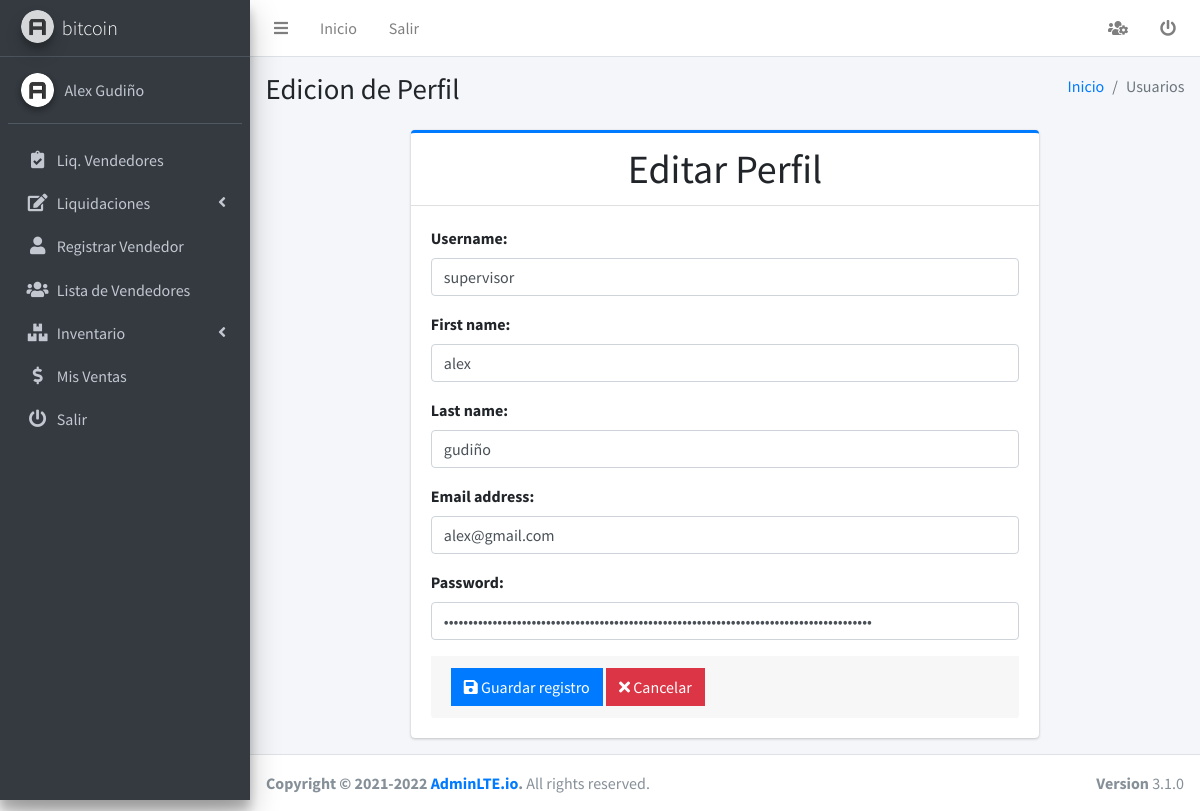
/perfil/update (signed in), run on the app's committed database.
### usuario/models.py (models this page shows, shortened)
class User(AbstractUser):
    token = models.UUIDField(primary_key=False, editable=False,null=True, blank=True) # token que se crear cuando se reseta la contraseña
    class Meta:
        permissions = (
            ('add_seller', 'can add seller'),
            ('change_seller', 'can change seller'),
            ('del_seller', 'can delete seller'),
            ('view_seller', 'can view seller'),
            ('add_supervisor', 'can add supervisor'),
            ('change_supervisor', 'can change supervisor'),
            ('del_supervisor', 'can delete supervisor'),
            ('view_supervisor', 'can view supervisor'),
            )

class Profile(models.Model):
    GENRE_CHOICES = (
        ('m', 'Masculino'),
        ('f', 'Feminino'),
    )
    user = models.OneToOneField(User, on_delete=models.CASCADE, related_name='user_profile')
    distributor = models.ForeignKey(Distribuidora,on_delete=models.CASCADE, related_name='distributor')
    genre = models.CharField(max_length=1, choices=GENRE_CHOICES,blank = True, null=True, verbose_name="Genero")
    avatar = models.ImageField(upload_to='profiles',blank = True, null=True, verbose_name='Imagen de Perfil')
    phone_regex = RegexValidator(
        regex=r'^\+?1?\d{9,10}$', message="El número de teléfono debe ingresarse en el formato: '0999999999'. Se permiten hasta 10 dígitos.")
    phone = models.CharField(
        validators=[phone_regex],
        max_length=10,
        blank = True, null=True,
        verbose_name='Numero de Telefono')  # validators should be a list
    created = models.DateTimeField(auto_now_add=True)
    updated = models.DateTimeField(auto_now=True)
    def get_image(self):
        if self.avatar:
            return '{}{}'.format(MEDIA_URL, self.avatar)
        return '{}{}'.format(MEDIA_URL, 'empty.png')

class Distribuidora(models.Model):
    nombre = models.CharField(max_length=50)
    class Meta:
        db_table = 'distribuidora'
        verbose_name = 'distribuidora'
        verbose_name_plural = 'distribuidoras'
    def __str__(self):
        return self.nombre

### usuario/views.py (the view, shortened to what this page needs)
# urls.py: path('perfil/update', ProfileUpdateView.as_view(), name='editar_perfil'),
class ProfileUpdateView(LoginRequiredMixin, UpdateView):
    model = User
    form_class = ProfileUpdateForm
    template_name = 'usuario/editar_perfil.html'
    success_url = reverse_lazy('user:perfil')
    def dispatch(self, request, *args, **kwargs):
        self.object = self.get_object()
        return super().dispatch(request, *args, **kwargs)
    def get_object(self, queryset=None):
        return self.request.user
    def get_context_data(self, **kwargs):
        context = super().get_context_data(**kwargs)
        context['title'] = 'Edicion de Perfil'
        context['titleForm'] = 'Editar Perfil'
        context['entity'] = 'Usuarios'
        context['list_url'] = self.success_url
        context['action'] = 'edit'
        return context

### usuario/templates/usuario/editar_perfil.html
{% extends 'home/form.html' %}

### home/templates/home/form.html (shortened to what this page needs)
{% extends "home/base.html" %}
{% load static %}
{% block contenedor %}
<div class="row justify-content-md-center justify-content-center">
    <div class="col-10 col-md-8 col-sm-6">
        <div class="card card-outline card-primary">
            <div class="card-header text-center">
                <a href="#" class="h1">{{titleForm}}</a>
            </div>
            <div class="card-body">
                <form method="post" action="." enctype="multipart/form-data">
                    {% for field in form.visible_fields %}
                    <div class="form-group">
                        <label for="email">{{ field.label }}:</label>
                        {{ field }}
                    </div>
                    {% endfor %}
                    <div class="card-footer">
                        <button type="submit" class="btn btn-primary btn-flat">
                            <i class="fas fa-save"></i> Guardar registro
                        </button>
                        <a href="{{ list_url }}" class="btn btn-danger btn-flat">
                            <i class="fas fa-times"></i> Cancelar
                        </a>
                    </div>
                </form>
            </div>
        </div>
    </div>
</div>
{% endblock %}

### home/templates/home/sidebar.html (shortened to what this page needs)
{% load static %}
<aside class="main-sidebar sidebar-dark-primary elevation-4">
    <a href="{% url 'home:dashboard' %}" class="brand-link">
        <img src="{% static 'dist/img/AdminLTELogo.png' %}" alt="AdminLTE Logo"
            class="brand-image img-circle elevation-3" style="opacity: .8">
        <span class="brand-text font-weight-light">{{ user.user_profile.distributor }}</span>
    </a>
    <div class="sidebar">
        <div class="user-panel mt-3 pb-3 mb-3 d-flex">
            <div class="image">
                <img src="{{ user.user_profile.get_image }}" class="img-circle elevation-2" alt="User Image">
            </div>
            <div class="info">
                <a href="{% url 'user:perfil' %}" class="d-block">{{ user.first_name|title }} {{ user.last_name|title }} </a>
            </div>
        </div>
        <nav class="mt-2">
            <ul class="nav nav-pills nav-sidebar flex-column" data-widget="treeview" role="menu" data-accordion="false">
             {% include 'supervisor/sidebar.html' %}
             {% include 'vendedor/sidebar.html' %}
                <li class="nav-item">
                    <a href="{% url 'user:logout' %}" class="nav-link">
                        <i class="nav-icon fas fa-power-off"></i>
                        <p> Salir</p>
                    </a>
                </li>
            </ul>
        </nav>
    </div>
</aside>

### data on the page
User: user_profile.distributor "bitcoin", first_name "Alex", last_name "Gudiño", visible_fields "supervisor" "alex" "gudiño" "alex@gmail.com"

### other printed values
{{ title }} "Edicion de Perfil"
{{ entity }} "Usuarios"
{{ titleForm }} "Editar Perfil"
{{ field.label }} "Username" "First name" "Last name" "Email address" "Password"
